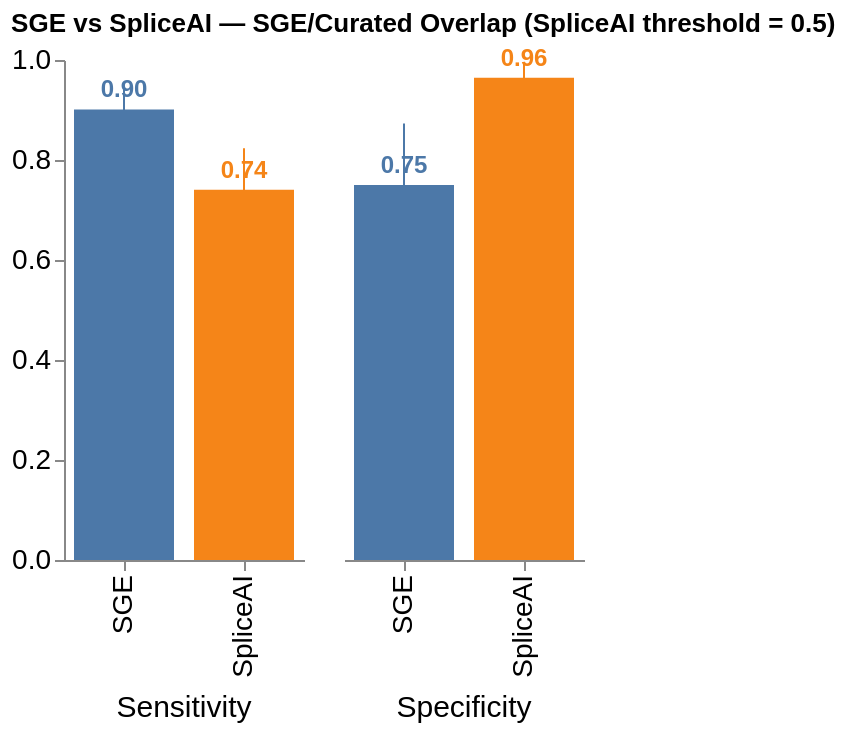

The code cell stored with this chart in its notebook:
### Code cell
# Sensitivity / specificity for SGE/Curated overlap
# SGE: auth_reported_func_class  |  SpliceAI: maxSpliceAI >= 0.5
SPLICEAI_THRESHOLD = 0.5

work_clean = work.dropna(subset=["auth_reported_func_class", "maxSpliceAI"]).copy()
work_clean = work_clean[work_clean["auth_reported_func_class"].isin(["functionally_abnormal", "functionally_normal"])]
work_clean["spliceai_binary"] = np.where(
    work_clean["maxSpliceAI"] >= SPLICEAI_THRESHOLD, "predicted_pos", "predicted_neg"
)

PRED_SPECS = [
    ("SGE",      "auth_reported_func_class", "functionally_abnormal"),
    ("SpliceAI", "spliceai_binary",          "predicted_pos"),
]

ss_rows = []
for name, pred_col, pred_pos_val in PRED_SPECS:
    truth_pos = work_clean["splice_consequence"] == OVERLAP_TRUTH_POS
    pred_pos  = work_clean[pred_col] == pred_pos_val

    tp = int(( truth_pos &  pred_pos).sum())
    fn = int(( truth_pos & ~pred_pos).sum())
    tn = int((~truth_pos & ~pred_pos).sum())
    fp = int((~truth_pos &  pred_pos).sum())

    n_pos, n_neg = tp + fn, tn + fp
    for metric, k, n in [("Sensitivity", tp, n_pos), ("Specificity", tn, n_neg)]:
        val = k / n if n > 0 else np.nan
        lo, hi = proportion_confint(k, n, alpha=0.05, method="wilson") if n > 0 else (np.nan, np.nan)
        ss_rows.append({
            "Predictor": name, "Metric": metric,
            "Value": val, "lo": lo, "hi": hi, "n": n,
        })

ss_df = pd.DataFrame(ss_rows)
print(ss_df[["Predictor", "Metric", "Value", "n"]].to_string(index=False, float_format="{:.3f}".format))

PRED_ORDER = ["SGE", "SpliceAI"]

base = alt.Chart(ss_df).encode(
    x=alt.X("Predictor:N", sort=PRED_ORDER,
            axis=alt.Axis(labelFontSize=14, labelFont="Arial", title=None)),
    color=alt.Color("Predictor:N", sort=PRED_ORDER, legend=None),
)

bars = base.mark_bar(size=50).encode(
    y=alt.Y("Value:Q", scale=alt.Scale(domain=[0, 1]),
            axis=alt.Axis(title=None, labelFontSize=14, labelFont="Arial")),
    tooltip=[
        alt.Tooltip("Predictor:N"),
        alt.Tooltip("Metric:N"),
        alt.Tooltip("Value:Q", format=".3f"),
        alt.Tooltip("n:Q"),
    ],
)

errorbars = base.mark_errorbar(color="black").encode(
    y=alt.Y("lo:Q"), y2=alt.Y2("hi:Q"),
)

labels = base.mark_text(dy=-10, fontSize=12, fontWeight="bold").encode(
    y=alt.Y("Value:Q"),
    text=alt.Text("Value:Q", format=".2f"),
)

overlap_ss_chart = (
    alt.layer(bars, errorbars, labels)
    .properties(width=120, height=250)
    .facet(column=alt.Column(
        "Metric:N", sort=["Sensitivity", "Specificity"],
        header=alt.Header(title=None, labelFontSize=15, labelFont="Arial",
                          labelOrient="bottom", labelPadding=8),
    ))
    .properties(title=f"SGE vs SpliceAI — SGE/Curated Overlap (SpliceAI threshold = {SPLICEAI_THRESHOLD})")
    .configure_title(font="Arial", fontSize=13)
    .configure_axis(grid=False)
    .configure_view(stroke=None)
)

overlap_ss_chart.display()

### Figure 1 — Vega-Lite specification as saved in the notebook (floating-point values rounded to 4 significant figures)
{"config": {"view": {"continuousWidth": 300, "continuousHeight": 300, "stroke": null}, "axis": {"grid": false}, "title": {"font": "Arial", "fontSize": 13}}, "data": {"name": "data-d4b4d838b36c0468aad865e7dc363ecb"}, "facet": {"column": {"field": "Metric", "header": {"labelFont": "Arial", "labelFontSize": 15, "labelOrient": "bottom", "labelPadding": 8, "title": null}, "sort": ["Sensitivity", "Specificity"], "type": "nominal"}}, "spec": {"layer": [{"mark": {"type": "bar", "size": 50}, "encoding": {"color": {"field": "Predictor", "legend": null, "sort": ["SGE", "SpliceAI"], "type": "nominal"}, "tooltip": [{"field": "Predictor", "type": "nominal"}, {"field": "Metric", "type": "nominal"}, {"field": "Value", "format": ".3f", "type": "quantitative"}, {"field": "n", "type": "quantitative"}], "x": {"axis": {"labelFont": "Arial", "labelFontSize": 14, "title": null}, "field": "Predictor", "sort": ["SGE", "SpliceAI"], "type": "nominal"}, "y": {"axis": {"labelFont": "Arial", "labelFontSize": 14, "title": null}, "field": "Value", "scale": {"domain": [0, 1]}, "type": "quantitative"}}}, {"mark": {"type": "errorbar", "color": "black"}, "encoding": {"color": {"field": "Predictor", "legend": null, "sort": ["SGE", "SpliceAI"], "type": "nominal"}, "x": {"axis": {"labelFont": "Arial", "labelFontSize": 14, "title": null}, "field": "Predictor", "sort": ["SGE", "SpliceAI"], "type": "nominal"}, "y": {"field": "lo", "type": "quantitative"}, "y2": {"field": "hi"}}}, {"mark": {"type": "text", "dy": -10, "fontSize": 12, "fontWeight": "bold"}, "encoding": {"color": {"field": "Predictor", "legend": null, "sort": ["SGE", "SpliceAI"], "type": "nominal"}, "text": {"field": "Value", "format": ".2f", "type": "quantitative"}, "x": {"axis": {"labelFont": "Arial", "labelFontSize": 14, "title": null}, "field": "Predictor", "sort": ["SGE", "SpliceAI"], "type": "nominal"}, "y": {"field": "Value", "type": "quantitative"}}}], "height": 250, "width": 120}, "title": "SGE vs SpliceAI — SGE/Curated Overlap (SpliceAI threshold = 0.5)", "$schema": "https://vega.github.io/schema/vega-lite/v6.1.0.json", "datasets": {"data-d4b4d838b36c0468aad865e7dc363ecb": [{"Predictor": "SGE", "Metric": "Sensitivity", "Value": 0.9012, "lo": 0.817, "hi": 0.9491, "n": 81}, {"Predictor": "SGE", "Metric": "Specificity", "Value": 0.75, "lo": 0.5664, "hi": 0.8732, "n": 28}, {"Predictor": "SpliceAI", "Metric": "Sensitivity", "Value": 0.7407, "lo": 0.636, "hi": 0.8237, "n": 81}, {"Predictor": "SpliceAI", "Metric": "Specificity", "Value": 0.9643, "lo": 0.8229, "hi": 0.9937, "n": 28}]}}
